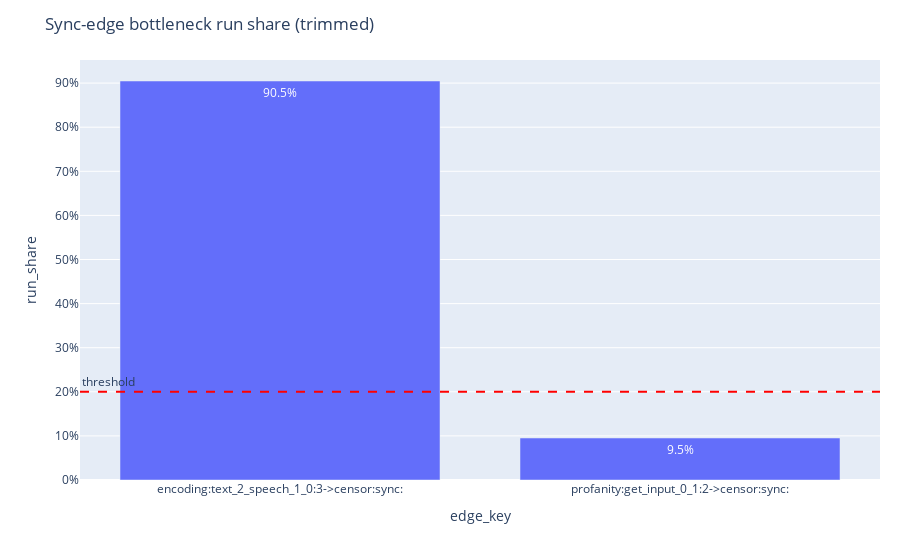
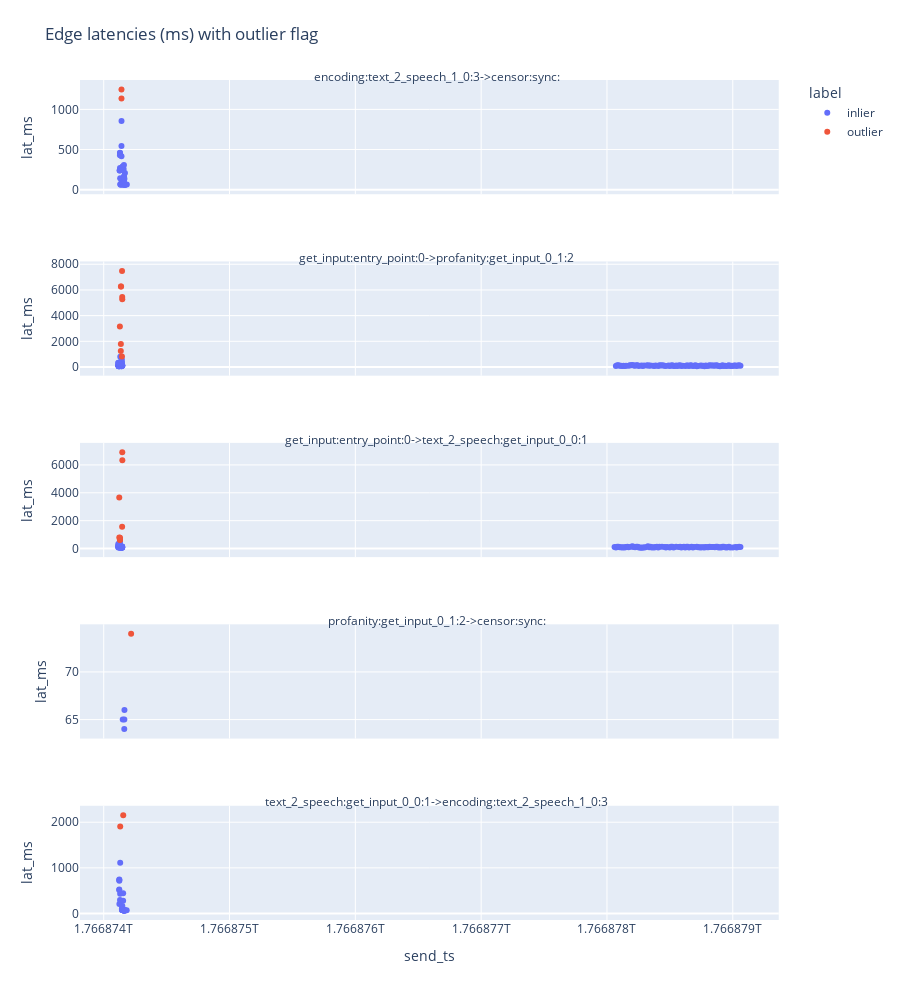

The code cell stored with these charts, in order, in its notebook:
### Code cell
import numpy as np
import pandas as pd
import plotly.express as px
from middleware.serverless_tuner_middleware import constants

# Summary: raw vs trimmed, plus share of samples
total_rows = len(df)
summaries = []
for ek, g in df.groupby("edge_key"):
    raw_p50 = g["lat_ms"].median()
    raw_p90 = g["lat_ms"].quantile(0.9)
    trimmed = g[~g["is_outlier"]]
    trim_p50 = trimmed["lat_ms"].median() if not trimmed.empty else None
    trim_p90 = trimmed["lat_ms"].quantile(0.9) if not trimmed.empty else None
    share = len(g) / total_rows if total_rows else 0.0
    summaries.append({
        "edge_key": ek,
        "count": len(g),
        "share": share,
        "outliers": int(g["is_outlier"].sum()),
        "raw_p50": raw_p50,
        "raw_p90": raw_p90,
        "trim_p50": trim_p50,
        "trim_p90": trim_p90,
    })
print("Per-edge latency (ms), raw vs trimmed outlier filter and share:\n")
for row in summaries:
    trim_p50 = f"{row['trim_p50']:.2f}" if row["trim_p50"] is not None else "NA"
    trim_p90 = f"{row['trim_p90']:.2f}" if row["trim_p90"] is not None else "NA"
    print(
        f"{row['edge_key']}: count={row['count']} share={row['share']*100:.1f}% outliers={row['outliers']} "
        f"raw_p50={row['raw_p50']:.2f} raw_p90={row['raw_p90']:.2f} "
        f"trim_p50={trim_p50} trim_p90={trim_p90}"
    )

# Per-run bottleneck frequency (using trimmed data)
trimmed_df = df[~df["is_outlier"]]
if not trimmed_df.empty:
    idx = trimmed_df.groupby("run_id")["lat_ms"].idxmax()
    winners = trimmed_df.loc[idx, "edge_key"].value_counts()
    print("\nPer-run bottleneck frequency (trimmed):")
    for ek, cnt in winners.items():
        print(f"{ek}: {cnt}")
else:
    print("\nNo trimmed samples to compute bottlenecks.")

# Per-run bottleneck frequency restricted to sync edges only
sync_mask = trimmed_df["edge_key"].str.contains(":sync:") if not trimmed_df.empty else pd.Series([], dtype=bool)
trimmed_sync = trimmed_df[sync_mask]
if not trimmed_sync.empty:
    idx_sync = trimmed_sync.groupby("run_id")["lat_ms"].idxmax()
    winners_sync = trimmed_sync.loc[idx_sync, "edge_key"].value_counts()
    sync_run_total = trimmed_sync["run_id"].nunique()
    threshold = getattr(constants, "SYNC_BOTTLENECK_RUN_SHARE_THRESHOLD", 0.0)
    print(
        "\nPer-run bottleneck frequency (trimmed, sync-only): "
        f"threshold={threshold*100:.0f}% of runs"
    )
    for ek, cnt in winners_sync.items():
        run_share = cnt / sync_run_total if sync_run_total else 0.0
        sample_count = len(trimmed_sync[trimmed_sync["edge_key"] == ek])
        flag = " ✅" if run_share >= threshold else ""
        print(f"{ek}: {cnt}/{sync_run_total} runs ({run_share*100:.1f}%) samples={sample_count}{flag}")

    share_df = winners_sync.rename("runs").reset_index().rename(columns={"index": "edge_key"})
    share_df["run_share"] = share_df["runs"] / sync_run_total if sync_run_total else 0.0
    fig_share = px.bar(
        share_df,
        x="edge_key",
        y="run_share",
        text=share_df["run_share"].map(lambda x: f"{x*100:.1f}%"),
        title="Sync-edge bottleneck run share (trimmed)",
    )
    fig_share.add_hline(
        y=threshold,
        line_dash="dash",
        line_color="red",
        annotation_text="threshold",
        annotation_position="top left",
    )
    fig_share.update_yaxes(tickformat=".0%")
    fig_share.update_layout(margin=dict(t=60, r=20))
    fig_share.show()
else:
    print("\nNo sync-edge samples to compute sync-only bottlenecks.")

# Scatterplot of latencies with outliers highlighted; separate facets per edge
df["label"] = np.where(df["is_outlier"], "outlier", "inlier")
fig = px.scatter(
    df,
    x="send_ts",
    y="lat_ms",
    color="label",
    facet_row="edge_key",
    facet_row_spacing=0.08,
    hover_data=["edge_key", "mechanism", "payload_size", "idle_gap_s"],
    title="Edge latencies (ms) with outlier flag",
    height=max(400, 200 * df["edge_key"].nunique()),
)
fig.update_yaxes(matches=None)
# Move facet labels above each subplot, horizontal
fig.for_each_annotation(
    lambda a: a.update(
        text=a.text.split("=")[-1],
        x=0.5,
        xanchor="center",
        y=a.y + 0.06,
        yanchor="bottom",
        textangle=0,
    )
)
fig.update_layout(margin=dict(r=20, t=80))
fig.show()

### Figure 1 — Plotly figure (JSON) as saved in the notebook; plotly's stock layout.template omitted (floating-point values rounded to 4 significant figures)
{"data": [{"hovertemplate": "edge_key=%{x}<br>run_share=%{y}<br>text=%{text}<extra></extra>", "legendgroup": "", "marker": {"color": "#636efa", "pattern": {"shape": ""}}, "name": "", "orientation": "v", "showlegend": false, "text": ["90.5%", "9.5%"], "textposition": "auto", "type": "bar", "x": ["encoding:text_2_speech_1_0:3->censor:sync:", "profanity:get_input_0_1:2->censor:sync:"], "xaxis": "x", "y": [0.9048, 0.09524], "yaxis": "y"}], "layout": {"annotations": [{"showarrow": false, "text": "threshold", "x": 0, "xanchor": "left", "xref": "x domain", "y": 0.2, "yanchor": "bottom", "yref": "y"}], "barmode": "relative", "legend": {"tracegroupgap": 0}, "margin": {"r": 20, "t": 60}, "shapes": [{"line": {"color": "red", "dash": "dash"}, "type": "line", "x0": 0, "x1": 1, "xref": "x domain", "y0": 0.2, "y1": 0.2, "yref": "y"}], "title": {"text": "Sync-edge bottleneck run share (trimmed)"}, "xaxis": {"anchor": "y", "domain": [0, 1], "title": {"text": "edge_key"}}, "yaxis": {"anchor": "x", "domain": [0, 1], "tickformat": ".0%", "title": {"text": "run_share"}}}}

### Figure 2 — Plotly figure (JSON) as saved in the notebook; plotly's stock layout.template omitted (floating-point values rounded to 4 significant figures; data arrays with more than 128 entries replaced by an {"elided": "..."} marker saying what was removed)
{"data": [{"customdata": {"elided": "38x4 mixed values"}, "hovertemplate": "label=inlier<br>edge_key=%{customdata[0]}<br>send_ts=%{x}<br>lat_ms=%{y}<br>mechanism=%{customdata[1]}<br>payload_size=%{customdata[2]}<br>idle_gap_s=%{customdata[3]}<extra></extra>", "legendgroup": "inlier", "marker": {"color": "#636efa", "symbol": "circle"}, "mode": "markers", "name": "inlier", "orientation": "v", "showlegend": true, "type": "scatter", "x": [1766874126412, 1766874127209, 1766874129253, 1766874129272, 1766874129272, 1766874129307, 1766874129310, 1766874130677, 1766874131962, 1766874132979, 1766874136509, 1766874140859, 1766874141044, 1766874141048, 1766874141443, 1766874147039, 1766874147516, 1766874147561, 1766874149168, 1766874154432, 1766874154545, 1766874155929, 1766874156099, 1766874158007, 1766874158365, 1766874158739, 1766874160808, 1766874161205, 1766874161206, 1766874161468, 1766874164506, 1766874164948, 1766874165263, 1766874167274, 1766874168606, 1766874169141, 1766874170735, 1766874183543], "xaxis": "x5", "y": [240.0, 240.0, 271.0, 456.0, 459.0, 437.0, 430.0, 142.0, 63.0, 70.0, 62.0, 126.0, 544.0, 417.0, 855.0, 66.0, 67.0, 93.0, 288.0, 91.0, 127.0, 72.0, 73.0, 67.0, 258.0, 62.0, 306.0, 163.0, 163.0, 120.0, 135.0, 65.0, 77.0, 62.0, 207.0, 62.0, 61.0, 66.0], "yaxis": "y5"}, {"customdata": {"elided": "167x4 mixed values"}, "hovertemplate": "label=inlier<br>edge_key=%{customdata[0]}<br>send_ts=%{x}<br>lat_ms=%{y}<br>mechanism=%{customdata[1]}<br>payload_size=%{customdata[2]}<br>idle_gap_s=%{customdata[3]}<extra></extra>", "legendgroup": "inlier", "marker": {"color": "#636efa", "symbol": "circle"}, "mode": "markers", "name": "inlier", "orientation": "v", "showlegend": false, "type": "scatter", "x": {"elided": "167 int values"}, "xaxis": "x4", "y": {"elided": "167 float values"}, "yaxis": "y4"}, {"customdata": {"elided": "148x4 mixed values"}, "hovertemplate": "label=inlier<br>edge_key=%{customdata[0]}<br>send_ts=%{x}<br>lat_ms=%{y}<br>mechanism=%{customdata[1]}<br>payload_size=%{customdata[2]}<br>idle_gap_s=%{customdata[3]}<extra></extra>", "legendgroup": "inlier", "marker": {"color": "#636efa", "symbol": "circle"}, "mode": "markers", "name": "inlier", "orientation": "v", "showlegend": false, "type": "scatter", "x": {"elided": "148 int values"}, "xaxis": "x3", "y": {"elided": "148 float values"}, "yaxis": "y3"}, {"customdata": [["profanity:get_input_0_1:2->censor:sync:", "http", 16903, null], ["profanity:get_input_0_1:2->censor:sync:", "http", 16903, 12.23], ["profanity:get_input_0_1:2->censor:sync:", "http", 16902, 0.606], ["profanity:get_input_0_1:2->censor:sync:", "http", 16903, 0.795]], "hovertemplate": "label=inlier<br>edge_key=%{customdata[0]}<br>send_ts=%{x}<br>lat_ms=%{y}<br>mechanism=%{customdata[1]}<br>payload_size=%{customdata[2]}<br>idle_gap_s=%{customdata[3]}<extra></extra>", "legendgroup": "inlier", "marker": {"color": "#636efa", "symbol": "circle"}, "mode": "markers", "name": "inlier", "orientation": "v", "showlegend": false, "type": "scatter", "x": [1766874151109, 1766874163336, 1766874163942, 1766874164737], "xaxis": "x2", "y": [65.0, 64.0, 65.0, 66.0], "yaxis": "y2"}, {"customdata": {"elided": "34x4 mixed values"}, "hovertemplate": "label=inlier<br>edge_key=%{customdata[0]}<br>send_ts=%{x}<br>lat_ms=%{y}<br>mechanism=%{customdata[1]}<br>payload_size=%{customdata[2]}<br>idle_gap_s=%{customdata[3]}<extra></extra>", "legendgroup": "inlier", "marker": {"color": "#636efa", "symbol": "circle"}, "mode": "markers", "name": "inlier", "orientation": "v", "showlegend": false, "type": "scatter", "x": [1766874123307, 1766874123324, 1766874123704, 1766874123708, 1766874123812, 1766874124502, 1766874129447, 1766874130573, 1766874130979, 1766874144739, 1766874144800, 1766874144800, 1766874147880, 1766874148224, 1766874149362, 1766874153508, 1766874153610, 1766874154232, 1766874154301, 1766874154357, 1766874154443, 1766874157710, 1766874159110, 1766874159424, 1766874159464, 1766874162608, 1766874163296, 1766874163426, 1766874164281, 1766874165484, 1766874167442, 1766874167833, 1766874169830, 1766874182571], "xaxis": "x", "y": [527.0, 516.0, 747.0, 734.0, 718.0, 210.0, 295.0, 433.0, 1112.0, 78.0, 82.0, 109.0, 164.0, 77.0, 83.0, 74.0, 71.0, 282.0, 442.0, 95.0, 74.0, 65.0, 66.0, 81.0, 66.0, 70.0, 69.0, 68.0, 66.0, 70.0, 66.0, 73.0, 66.0, 69.0], "yaxis": "y"}, {"customdata": [["encoding:text_2_speech_1_0:3->censor:sync:", "http", 16903, 0.003], ["encoding:text_2_speech_1_0:3->censor:sync:", "http", 16903, 0.113]], "hovertemplate": "label=outlier<br>edge_key=%{customdata[0]}<br>send_ts=%{x}<br>lat_ms=%{y}<br>mechanism=%{customdata[1]}<br>payload_size=%{customdata[2]}<br>idle_gap_s=%{customdata[3]}<extra></extra>", "legendgroup": "outlier", "marker": {"color": "#EF553B", "symbol": "circle"}, "mode": "markers", "name": "outlier", "orientation": "v", "showlegend": true, "type": "scatter", "x": [1766874141047, 1766874141161], "xaxis": "x5", "y": [1248.0, 1135.0], "yaxis": "y5"}, {"customdata": [["get_input:entry_point:0->profanity:get_input_0_1:2", "http", 17036, 0.334], ["get_input:entry_point:0->profanity:get_input_0_1:2", "http", 17036, 0.336], ["get_input:entry_point:0->profanity:get_input_0_1:2", "http", 17036, 0.341], ["get_input:entry_point:0->profanity:get_input_0_1:2", "http", 17036, 0.322], ["get_input:entry_point:0->profanity:get_input_0_1:2", "http", 17036, 0.321], ["get_input:entry_point:0->profanity:get_input_0_1:2", "http", 17036, 0.65], ["get_input:entry_point:0->profanity:get_input_0_1:2", "http", 17036, 0.655], ["get_input:entry_point:0->profanity:get_input_0_1:2", "http", 17036, 0.326], ["get_input:entry_point:0->profanity:get_input_0_1:2", "http", 17036, 0.34]], "hovertemplate": "label=outlier<br>edge_key=%{customdata[0]}<br>send_ts=%{x}<br>lat_ms=%{y}<br>mechanism=%{customdata[1]}<br>payload_size=%{customdata[2]}<br>idle_gap_s=%{customdata[3]}<extra></extra>", "legendgroup": "outlier", "marker": {"color": "#EF553B", "symbol": "circle"}, "mode": "markers", "name": "outlier", "orientation": "v", "showlegend": false, "type": "scatter", "x": [1766874128344, 1766874135877, 1766874136218, 1766874137178, 1766874137499, 1766874144693, 1766874145680, 1766874146997, 1766874147337], "xaxis": "x4", "y": [3150.0, 1253.0, 1785.0, 6269.0, 6273.0, 819.0, 7482.0, 5441.0, 5269.0], "yaxis": "y4"}, {"customdata": [["get_input:entry_point:0->text_2_speech:get_input_0_0:1", "http", 17048, 6.078], ["get_input:entry_point:0->text_2_speech:get_input_0_0:1", "http", 17048, 0.295], ["get_input:entry_point:0->text_2_speech:get_input_0_0:1", "http", 17048, 0.318], ["get_input:entry_point:0->text_2_speech:get_input_0_0:1", "http", 17047, 0.341], ["get_input:entry_point:0->text_2_speech:get_input_0_0:1", "http", 17048, 0.344], ["get_input:entry_point:0->text_2_speech:get_input_0_0:1", "http", 17048, 0.314], ["get_input:entry_point:0->text_2_speech:get_input_0_0:1", "http", 17048, 0.338], ["get_input:entry_point:0->text_2_speech:get_input_0_0:1", "http", 17048, 0.315]], "hovertemplate": "label=outlier<br>edge_key=%{customdata[0]}<br>send_ts=%{x}<br>lat_ms=%{y}<br>mechanism=%{customdata[1]}<br>payload_size=%{customdata[2]}<br>idle_gap_s=%{customdata[3]}<extra></extra>", "legendgroup": "outlier", "marker": {"color": "#EF553B", "symbol": "circle"}, "mode": "markers", "name": "outlier", "orientation": "v", "showlegend": false, "type": "scatter", "x": [1766874123415, 1766874123710, 1766874128660, 1766874129299, 1766874129643, 1766874146330, 1766874147334, 1766874147969], "xaxis": "x3", "y": [3662.0, 799.0, 620.0, 626.0, 769.0, 1556.0, 6902.0, 6337.0], "yaxis": "y3"}, {"customdata": [["profanity:get_input_0_1:2->censor:sync:", "http", 16903, 53.01]], "hovertemplate": "label=outlier<br>edge_key=%{customdata[0]}<br>send_ts=%{x}<br>lat_ms=%{y}<br>mechanism=%{customdata[1]}<br>payload_size=%{customdata[2]}<br>idle_gap_s=%{customdata[3]}<extra></extra>", "legendgroup": "outlier", "marker": {"color": "#EF553B", "symbol": "circle"}, "mode": "markers", "name": "outlier", "orientation": "v", "showlegend": false, "type": "scatter", "x": [1766874217745], "xaxis": "x2", "y": [74.0], "yaxis": "y2"}, {"customdata": [["text_2_speech:get_input_0_0:1->encoding:text_2_speech_1_0:3", "http", 17050, 0.1], ["text_2_speech:get_input_0_0:1->encoding:text_2_speech_1_0:3", "http", 17051, 0.579]], "hovertemplate": "label=outlier<br>edge_key=%{customdata[0]}<br>send_ts=%{x}<br>lat_ms=%{y}<br>mechanism=%{customdata[1]}<br>payload_size=%{customdata[2]}<br>idle_gap_s=%{customdata[3]}<extra></extra>", "legendgroup": "outlier", "marker": {"color": "#EF553B", "symbol": "circle"}, "mode": "markers", "name": "outlier", "orientation": "v", "showlegend": false, "type": "scatter", "x": [1766874131079, 1766874155022], "xaxis": "x", "y": [1904.0, 2153.0], "yaxis": "y"}], "layout": {"annotations": [{"font": {}, "showarrow": false, "text": "text_2_speech:get_input_0_0:1->encoding:text_2_speech_1_0:3", "textangle": 0, "x": 0.5, "xanchor": "center", "xref": "paper", "y": 0.128, "yanchor": "bottom", "yref": "paper"}, {"font": {}, "showarrow": false, "text": "profanity:get_input_0_1:2->censor:sync:", "textangle": 0, "x": 0.5, "xanchor": "center", "xref": "paper", "y": 0.344, "yanchor": "bottom", "yref": "paper"}, {"font": {}, "showarrow": false, "text": "get_input:entry_point:0->text_2_speech:get_input_0_0:1", "textangle": 0, "x": 0.5, "xanchor": "center", "xref": "paper", "y": 0.56, "yanchor": "bottom", "yref": "paper"}, {"font": {}, "showarrow": false, "text": "get_input:entry_point:0->profanity:get_input_0_1:2", "textangle": 0, "x": 0.5, "xanchor": "center", "xref": "paper", "y": 0.776, "yanchor": "bottom", "yref": "paper"}, {"font": {}, "showarrow": false, "text": "encoding:text_2_speech_1_0:3->censor:sync:", "textangle": 0, "x": 0.5, "xanchor": "center", "xref": "paper", "y": 0.992, "yanchor": "bottom", "yref": "paper"}], "height": 1000, "legend": {"title": {"text": "label"}, "tracegroupgap": 0}, "margin": {"r": 20, "t": 80}, "title": {"text": "Edge latencies (ms) with outlier flag"}, "xaxis": {"anchor": "y", "domain": [0, 0.98], "title": {"text": "send_ts"}}, "xaxis2": {"anchor": "y2", "domain": [0, 0.98], "matches": "x", "showticklabels": false}, "xaxis3": {"anchor": "y3", "domain": [0, 0.98], "matches": "x", "showticklabels": false}, "xaxis4": {"anchor": "y4", "domain": [0, 0.98], "matches": "x", "showticklabels": false}, "xaxis5": {"anchor": "y5", "domain": [0, 0.98], "matches": "x", "showticklabels": false}, "yaxis": {"anchor": "x", "domain": [0, 0.136], "title": {"text": "lat_ms"}}, "yaxis2": {"anchor": "x2", "domain": [0.216, 0.352], "title": {"text": "lat_ms"}}, "yaxis3": {"anchor": "x3", "domain": [0.432, 0.568], "title": {"text": "lat_ms"}}, "yaxis4": {"anchor": "x4", "domain": [0.648, 0.784], "title": {"text": "lat_ms"}}, "yaxis5": {"anchor": "x5", "domain": [0.864, 1.0], "title": {"text": "lat_ms"}}}}
